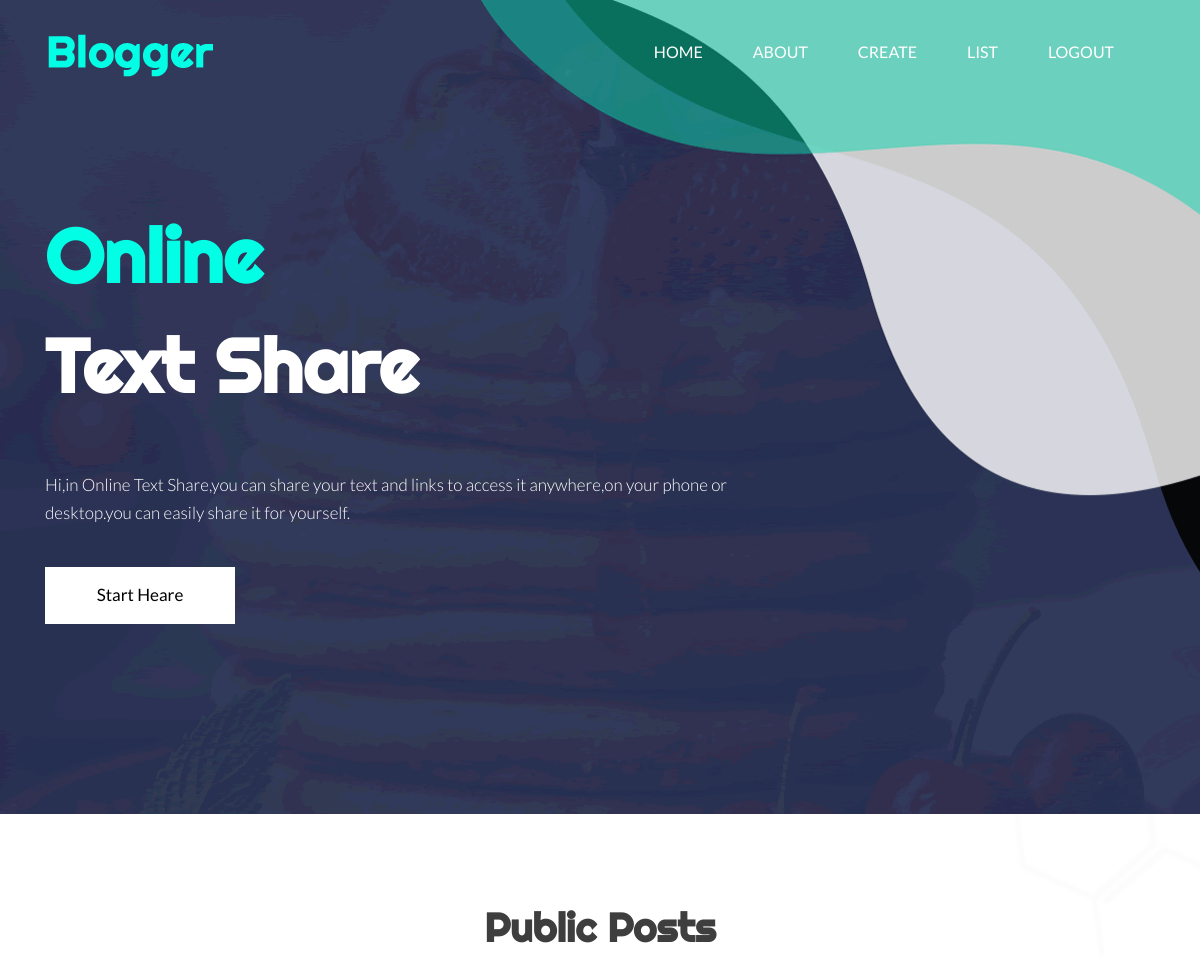
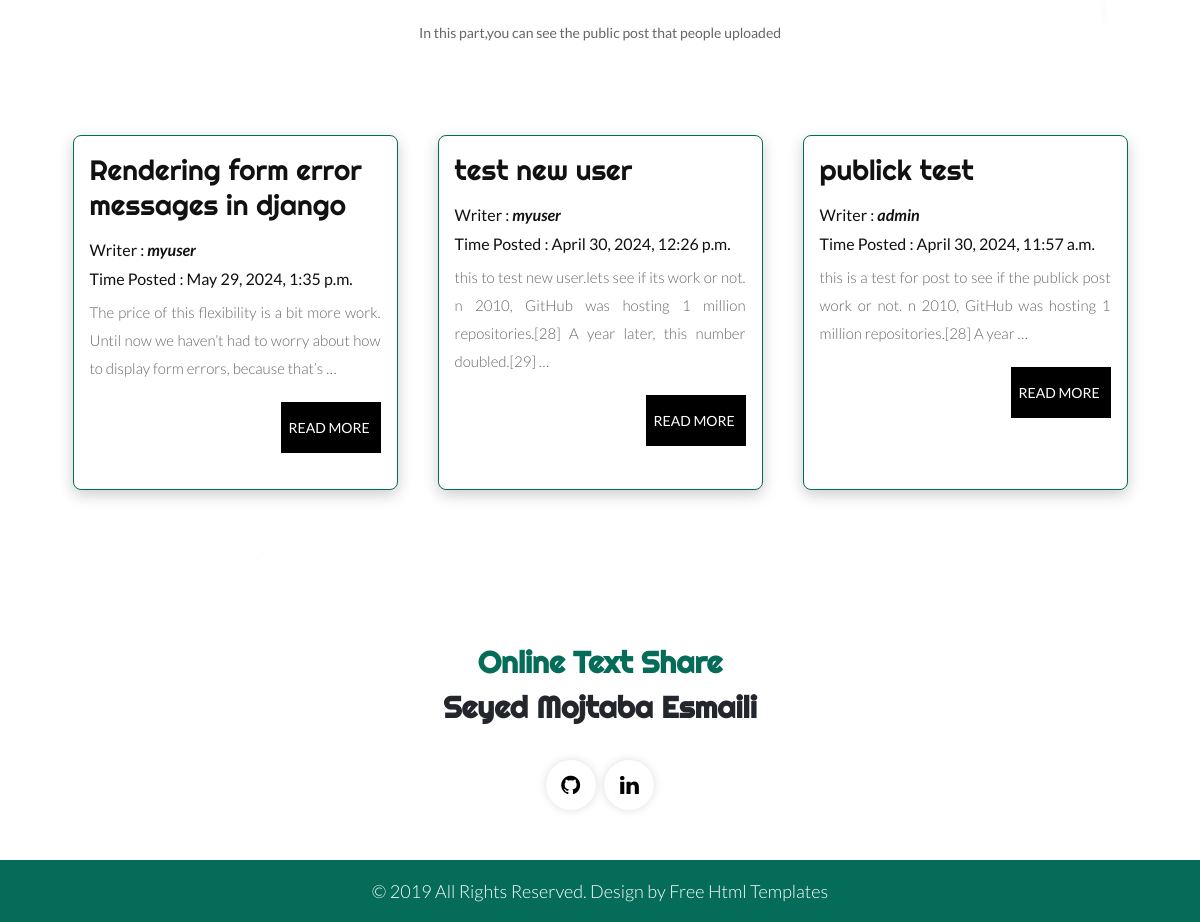
Screenshot of / (signed in) with the database file from the repository (2 pictures, top to bottom).
### posts/models.py (models this page shows, shortened)
class Post(models.Model):
    title = models.CharField(max_length=100)
    content = models.TextField()
    date_posted = models.DateTimeField(default=timezone.now)
    is_publick = models.BooleanField(default=False)
    user = models.ForeignKey(User,on_delete=models.CASCADE,null=True)
    class Meta:
        ordering = ['-date_posted']

### posts/views.py (the view)
# urls.py: path('',HomePostsListView.as_view(),name='home'),
class HomePostsListView(ListView):   #home page           # template = > index.html
    model = Post
    template_name = 'posts/index.html'
    context_object_name = 'posts_list'
    def get_queryset(self):
        return Post.objects.filter(is_publick=True)

### posts/templates/posts/index.html (shortened to what this page needs)
{% extends "posts/base.html" %}
{% load static %}
{% block content %}
            <section class="banner_main_home">
               <div class="container">
                  <div class="row d_flex">
                     <div class=" col-xl-8 col-lg-8 col-md-8 col-12-9">
                        <div class="text-bg">
                           <h1>Online<br> <span class="white1">Text Share</span></h1>
                           <p>Hi,in Online Text Share,you can share your text and links to
                              access it anywhere,on your phone or desktop.you can easily share it for yourself. </p>
                           <a href=' {% url "posts:signup" %} '>Start Heare</a>
                        </div>
                     </div>
                  </div>
               </div>
            </section>
         </div>
      </header>
      <div class="blog_main">
         <div class="container">
            <div class="row">
               <div class="col-md-12">
                  <div class="titlepage">
                     <h2>Public Posts</h2>
                     <span>In this part,you can see the public post that people uploaded</span>
                  </div>
               </div>
            </div>
            <div class='card-container'>
               {% for post in posts_list %}
                     <div class='card'>
                        <div class='card-content'>
                              <h3>{{post.title}}</h3>
                              <h4>Writer : <b><i>{{post.user.username}}</i></b></h4>
                              <h4>Time Posted : {{post.date_posted}}</h4>
                              <p>{{post.content|truncatewords:25}}</p>
                              <a href='/public_post_detail/{{post.id}}' class='post-btn'>Read More</a>
                        </div>
                     </div>
               {% endfor %}
            </div>
         </div>
      </div>
      {% endblock content %}

### posts/static/posts/css/style.css (style rules this page uses)
* { box-sizing: border-box !important; }
html { scroll-behavior: smooth; }
body { color: #666666; font-size: 14px; font-family: 'Lato', sans-serif; line-height: 1.80857; font-weight: normal; }
a { color: #1f1f1f; text-decoration: none !important; outline: none !important; -webkit-transition: all .3s ease-in-out; -moz-transition: all .3s ease-in-out; -ms-transition: all .3s ease-in-out; -o-transition: all .3s ease-in-out; transition: all .3s ease-in-out; }
h1, h2, h3, h4, h5, h6 { letter-spacing: 0; font-weight: normal; position: relative; padding: 0 0 10px 0; font-weight: normal; line-height: normal; color: #111111; margin: 0 }
h1 { font-size: 24px; font-family: 'Righteous', cursive; }
h2 { font-size: 22px; font-family: 'Righteous', cursive; }
h3 { font-size: 18px; font-family: 'Righteous', cursive; }
h4 { font-size: 16px }
*, *::after, *::before { -webkit-box-sizing: border-box; -moz-box-sizing: border-box; box-sizing: border-box; }
p { margin: 0px; font-weight: 300; font-size: 17px; line-height: 28px; }
a { color: #222222; text-decoration: none; outline: none !important; }
a, .btn { text-decoration: none !important; outline: none !important; -webkit-transition: all .3s ease-in-out; -moz-transition: all .3s ease-in-out; -ms-transition: all .3s ease-in-out; -o-transition: all .3s ease-in-out; transition: all .3s ease-in-out; }
.main-layout { background-repeat: no-repeat; background: url(../images/body_bg.png); }
.banner_main_home { padding: 90px 0 190px 0; }
.text-bg { text-align: left; }
.text-bg h1 { color: #02fee5; font-size: 75px; line-height: 110px; font-weight: bold; }
.text-bg p { color: #fff; font-size: 17px; line-height: 28px; padding: 40px 0; }
.text-bg a { font-size: 17px; background-color: #fff; color: #000; padding: 13px 0px; width: 100%; max-width: 190px; text-align: center; display: inline-block; transition: ease-in all 0.5s; }
.white1 { color: #fff; }
.titlepage { text-align: center; padding-bottom: 60px; }
.titlepage h2 { font-size: 40px; color: #3e3e3e; line-height: 57px; font-weight: bold; padding: 0; padding-bottom: 20px; }
.d_flex { display: flex; align-items: center; flex-wrap: wrap; }
.blog_main { margin-top: 85px; margin-bottom: 50px; }
.card-container { display: flex; justify-content: center; flex-wrap: wrap; margin-top: 10px; }
.card { width: 325px; border-radius: 8px; border: #046c58 solid 1px; overflow: hidden; box-shadow: 0px 5px 15px rgba(0,0,0,0.2); margin: 20px; }
.card-content { padding: 16px; }
.card-content h3 { font-size: 28px; margin-bottom: 8px; }
.card-content p { color: #666; font-size: 15px; text-align: justify; }
.card-content .post-btn { font-size: 14px; transition: ease-in all 0.5s; background-color: #000; text-transform: uppercase; color: #fff; padding: 13px 8px; float: right; display: block; margin-top: 20px; margin-bottom: 20px; margin-left: 5px; width: 100%; max-width: 100px; }

### rows the page displays
Post: title "Rendering form error messages in django", user.username "myuser", date_posted "May 29, 2024, 1:35 p.m.", content "The price of this flexibility is a bit more work. Until now we haven’t had to worry about how to display form errors, because that’s …"
Post: title "test new user", user.username "myuser", date_posted "April 30, 2024, 12:26 p.m.", content "this to test new user.lets see if its work or not. n 2010, GitHub was hosting 1 million repositories.[28] A year later, this number doubled.[29] …"
Post: title "publick test", user.username "admin", date_posted "April 30, 2024, 11:57 a.m.", content "this is a test for post to see if the publick post work or not. n 2010, GitHub was hosting 1 million repositories.[28] A year …"
